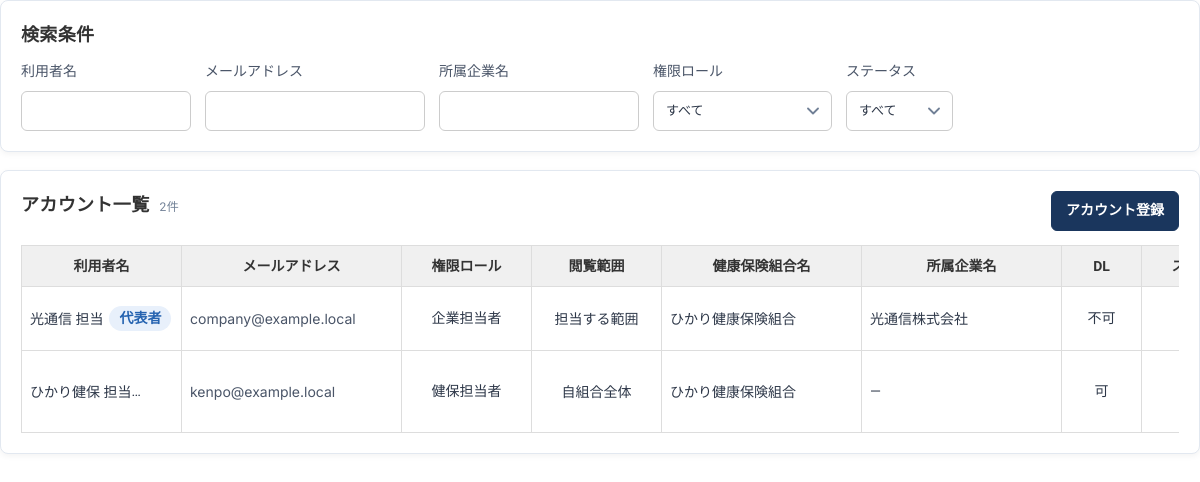
The page /accounts (signed in) on the database its author committed.
### tables this page shows
CREATE TABLE account (
  id            INTEGER PRIMARY KEY AUTOINCREMENT,
  email         TEXT NOT NULL UNIQUE,
  name          TEXT NOT NULL,
  role          TEXT NOT NULL,
  view_scope    TEXT NOT NULL,
  can_download  INTEGER NOT NULL DEFAULT 0,
  is_primary    INTEGER NOT NULL DEFAULT 0,   -- 代表者アカウント
  kenpo_id      INTEGER REFERENCES kenpo(id),
  company_id    INTEGER REFERENCES company(id),
  dept_id       INTEGER REFERENCES department(id),   -- 部署の管理者の場合
  status        TEXT NOT NULL DEFAULT 'invited',   -- invited / active / disabled / deleted
  password_hash TEXT,
  invite_token  TEXT,
  invite_expire TEXT,
  reset_token   TEXT,
  reset_expire  TEXT,
  reset_at      TEXT,
  created_by    TEXT,
  created_at    TEXT NOT NULL DEFAULT (datetime('now','localtime')),
  updated_at    TEXT,
  activated_at  TEXT,
  last_login_at TEXT
, sub_role TEXT NOT NULL DEFAULT '');

CREATE TABLE kenpo (
  id         INTEGER PRIMARY KEY AUTOINCREMENT,
  code       TEXT NOT NULL UNIQUE,
  name       TEXT NOT NULL,
  created_at TEXT NOT NULL DEFAULT (datetime('now','localtime'))
, publish_auth INTEGER NOT NULL DEFAULT 0, kenshin_auth INTEGER NOT NULL DEFAULT 0, guidance_auth INTEGER NOT NULL DEFAULT 0, flu_enabled INTEGER NOT NULL DEFAULT 0, n_hospital INTEGER NOT NULL DEFAULT 0, auth_pattern TEXT NOT NULL DEFAULT 'A');

CREATE TABLE company (
  id         INTEGER PRIMARY KEY AUTOINCREMENT,
  kenpo_id   INTEGER NOT NULL REFERENCES kenpo(id),
  ext_code   TEXT,                    -- 事業所（企業）コード（健保が管理する番号）。取込の照合キー
  code       TEXT NOT NULL,           -- 当社内部コード。健保名＋企業名から自動生成
  name       TEXT NOT NULL,
  kana       TEXT,
  cert_mark  TEXT,                    -- 被保険者証記号
  zip        TEXT,                    -- 郵便番号
  tel        TEXT,
  address    TEXT,
  email      TEXT,                    -- 担当メールアドレス
  created_at TEXT NOT NULL DEFAULT (datetime('now','localtime')),
  updated_at TEXT,
  UNIQUE (kenpo_id, code),
  UNIQUE (kenpo_id, ext_code),
  UNIQUE (kenpo_id, name)
);

### app.py (the view)
@app.route("/accounts")
@login_required
def accounts():
    db, acc = get_db(), current_account()
    sql = ("SELECT a.*, c.name AS company_name, k.name AS kenpo_name FROM account a"
           " LEFT JOIN company c ON c.id=a.company_id"
           " LEFT JOIN kenpo k ON k.id=a.kenpo_id WHERE 1=1")
    p = []
    if acc["role"] == "kenpo_user":
        sql += " AND a.kenpo_id=? AND a.role <> 'system_admin'"
        p.append(acc["kenpo_id"])
    elif acc["role"] == "company_user":
        mine = account_company_ids(acc["id"]) or [0]
        sql += (" AND a.role='company_user' AND a.id IN"
                " (SELECT account_id FROM account_company WHERE company_id IN ("
                + ",".join("?" * len(mine)) + "))")
        p += list(mine)
    rows = db.execute(
        sql + " ORDER BY CASE a.status WHEN 'deleted' THEN 1 ELSE 0 END,"
              " a.is_primary DESC, a.id DESC", p).fetchall()
    comp_map, scope_map = {}, {}
    for r in db.execute("SELECT ac.account_id, c.name, c.code FROM account_company ac"
                        " JOIN company c ON c.id=ac.company_id ORDER BY c.code"):
        comp_map.setdefault(r["account_id"], []).append(r["name"])
    for r in db.execute(
            "SELECT s.account_id, o.name AS name, c.name AS pname, 'office' AS kind"
            " FROM account_scope s JOIN office o ON o.id=s.ref_id"
            " JOIN company c ON c.id=o.company_id WHERE s.kind='office'"
            " UNION ALL"
            " SELECT s.account_id, d.name AS name, o.name AS pname, 'dept' AS kind"
            " FROM account_scope s JOIN department d ON d.id=s.ref_id"
            " JOIN office o ON o.id=d.office_id WHERE s.kind='dept'"):
        scope_map.setdefault(r["account_id"], []).append(
            ("事業所" if r["kind"] == "office" else "部署") + f"：{r['pname']}／{r['name']}")
    rows = [dict(r, companies=comp_map.get(r["id"], []),
                 scopes=scope_map.get(r["id"], [])) for r in rows]
    kenpos = db.execute("SELECT * FROM kenpo ORDER BY name").fetchall()
    inv, inv_link = None, None
    iid = request.args.get("invite", type=int)
    if iid:
        cand = db.execute("SELECT * FROM account WHERE id=?", (iid,)).fetchone()
        if cand and can_manage_account(acc, cand) and cand["status"] == "invited" \
                and cand["invite_token"]:
            inv = cand
            inv_link = ext_url("invite", token=cand["invite_token"])
    return render_template("accounts.html", rows=rows, kenpos=kenpos,
                           inv=inv, inv_link=inv_link)

### app.py (called while the page is built, shortened)
def feature_na(key, role_key):
    return role_key in FEATURE_NA_ROLES.get(key, ())

def get_db():
    if "db" not in g:
        g.db = sqlite3.connect(DB_PATH)
        g.db.row_factory = sqlite3.Row
        g.db.execute("PRAGMA foreign_keys = ON")
    return g.db

def asset_ver(name="app.css"):
    try:
        return str(int(os.path.getmtime(os.path.join(BASE_DIR, "static", name))))
    except OSError:
        return "0"

@app.context_processor
def inject_asset_ver():
    return {"ASSET_V": asset_ver()}

def real_account():
    aid = session.get("account_id")
    if not aid:
        return None
    if "real_acc" not in g:
        g.real_acc = get_db().execute(
            "SELECT * FROM account WHERE id=? AND status='active'", (aid,)).fetchone()
    return g.real_acc

def support_kenpo():
    kid = session.get("support_kenpo_id")
    if not kid:
        return None

def current_account():
    me = real_account()
    if not me:
        return None
    if "acc" not in g:
        kenpo = support_kenpo()
        if kenpo:
            acc = dict(me)
            acc.update(role="kenpo_user", view_scope="kenpo_all", kenpo_id=kenpo["id"],
                       company_id=None, is_primary=0, can_download=me["can_download"],
                       name=f"{me['name']}（サポート）", support=True,
                       support_kenpo=kenpo["name"])
            g.acc = acc
        else:
            g.acc = me
    return g.acc

def sub_role(acc):
    if not acc:
        return ""
    try:
        v = acc["sub_role"]
    except (KeyError, IndexError):
        return ""
    return (v or "") if v in SUB_ROLE_LABELS else ""

def role_full(row):
    base = ROLE_LABELS.get(row["role"], row["role"])
    s = sub_role(row)
    return f"{base}（{SUB_ROLE_LABELS[s]}）" if s else base

def is_doctor(acc=None):
    return sub_role(acc if acc is not None else current_account()) == "doctor"

def role_key(acc=None):
    acc = acc if acc is not None else current_account()
    if not acc:
        return ""
    s = sub_role(acc)
    return acc["role"] + ("/" + s if s else "")

def feature_overrides():
    if "features" not in g:
        try:
            g.features = {(r["role_key"], r["feature"]): bool(r["allowed"])
                          for r in get_db().execute(
                              "SELECT role_key, feature, allowed FROM role_feature")}
        except sqlite3.Error:
            g.features = {}
    return g.features

def mail_enabled():
    return bool(os.environ.get("HIA_SMTP_HOST"))

### templates/accounts.html (shortened to what this page needs)
{% extends LAYOUT %}{% block body %}
<div class="block">
  <h2>検索条件</h2>
  <div class="search-row">
    <div class="search-group sg-suggest"><label for="f-name">利用者名</label>
      <input type="text" id="f-name" autocomplete="off" style="width:170px">
      <div class="suggest" id="f-name-sug"></div></div>
    <div class="search-group sg-suggest"><label for="f-email">メールアドレス</label>
      <input type="text" id="f-email" autocomplete="off" style="width:220px">
      <div class="suggest" id="f-email-sug"></div></div>
    <div class="search-group sg-suggest"><label for="f-company">所属企業名</label>
      <input type="text" id="f-company" autocomplete="off" style="width:200px">
      <div class="suggest" id="f-company-sug"></div></div>
    <div class="search-group"><label for="f-role">権限ロール</label>
      <select id="f-role">
        <option value="">すべて</option>
      </select></div>
    <div class="search-group"><label for="f-status">ステータス</label>
      <select id="f-status">
        <option value="">すべて</option>
      </select></div>
  </div>
</div>
<div class="block">
  <div class="blk-head">
    <h2>アカウント一覧<span class="count" id="acc-count">{{ rows|length }}件</span></h2>
    <a class="btn-sm primary" href="{{ url_for('accounts_new') }}" style="text-decoration:none">アカウント登録</a>
  </div>
  {% if rows %}
  <div class="table-scroll">
  <table class="result-table acc-table" style="min-width:1560px">
    <colgroup>
      <col class="col-user"><col class="col-mail"><col class="col-status">
      <col class="col-status"><col class="col-long"><col class="col-long">
      <col class="col-flag"><col class="col-status"><col class="col-dt">
      <col class="col-ops">
    </colgroup>
    <thead><tr><th class="tl">利用者名</th><th class="tl">メールアドレス</th><th>権限ロール</th>
      <th>閲覧範囲</th><th class="tl">健康保険組合名</th><th class="tl">所属企業名</th>
      <th>DL</th><th>ステータス</th>
      <th class="ops">操作</th></tr></thead>
    <tbody>
    {% for r in rows %}
    <tr class="acc-row {{ 'muted' if r.status=='deleted' }}"
        data-name="{{ r.name }}"
        data-email="{{ r.email }}"
        data-kenpo="{{ r.kenpo_name or '' }}"
        data-company="{{ (r.companies + r.scopes) | join(' ') }}"
        data-role="{{ role_full(r) }}"
        data-status="{{ STATUS_LABELS.get(r.status, r.status) }}">
      <td class="tl"><span class="ellip w110" title="{{ r.name }}">{{ r.name }}</span>{% if r.is_primary %}<span class="st st-role" style="margin-left:6px">代表者</span>{% endif %}</td>
      <td class="tl code"><span class="ellip wfull" title="{{ r.email }}">{{ r.email }}</span></td>
      <td class="wrap"><span title="{{ role_full(r) }}">{{ ROLE_LABELS.get(r.role, r.role) }}</span>
          </td>
      <td><span class="ellip" title="{{ SCOPE_LABELS[r.view_scope] }}">{{ SCOPE_LABELS[r.view_scope] }}</span></td>
      <td class="tl"><span class="ellip wfull" title="{{ r.kenpo_name or '—' }}">{{ r.kenpo_name or '—' }}</span></td>
      <td class="tl">
        {% if r.companies or r.scopes %}
        <span class="ellip wfull"
              title="{{ (r.companies + r.scopes) | join('、') }}">{{ (r.companies + r.scopes)[0] }}</span>
        {% set n = (r.companies + r.scopes) | length %}
        {% else %}—{% endif %}
      </td>
      <td>{% if r.can_download %}可{% else %}不可{% endif %}</td>
      <td><span class="st-label {{ 'ok' if r.status == 'active' else ('warn' if r.status == 'invited' else ('ng' if r.status == 'deleted' else '')) }}">{{ STATUS_LABELS.get(r.status, r.status) }}</span></td>
    </tr>
    {% endfor %}
    </tbody>
  </table>
  </div>
  {% else %}<div class="empty-box">アカウントがまだありません。</div>{% endif %}
</div>
{% endblock %}

### templates/frag_base.html (style rules this page uses)
body { margin:0;background:transparent }

### rows shown on the page
account: name "光通信 担当", is_primary "代表者", email "company@example.local", get "企業担当者", view_scope "担当する範囲", name "ひかり健康保険組合", can_download "不可"
company: (r.companies+r.scopes)[0] "光通信株式会社"
account: name "ひかり健保 担当", email "kenpo@example.local", get "健保担当者", view_scope "自組合全体", name "ひかり健康保険組合", can_download "可"

### other values the page prints
{{ rows|length }} "2"
